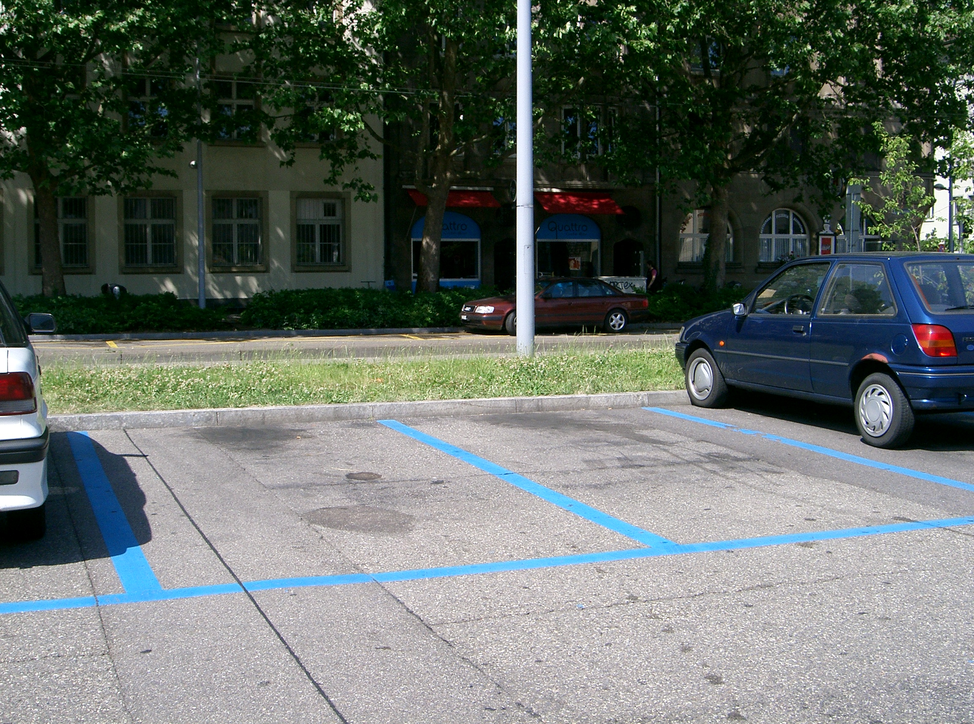
//> input picture 1.png, 974 x 724 px, shrunk from 2304 x 1712 before the run
$ ./orbalgo 1.png 2.png   (built with g++ and OpenCV 4)
//> lines starting //> are read from the running program, lines starting //| are printed output that depends on the picture
#include <iostream>
#include <opencv2/core/core.hpp>
#include <opencv2/features2d/features2d.hpp>
#include <opencv2/highgui/highgui.hpp>

using namespace std;
using namespace cv;

int main ( int argc, char** argv )
{
    if ( argc != 3 )
    {
        cout<<"usage: feature_extraction img1 img2"<<endl;
        return 1;
    }

    Mat img_1 = imread ( argv[1], CV_LOAD_IMAGE_COLOR );
//> img_1 is the input picture: 724 rows x 974 cols, CV_8UC3; mean B, G, R 103.4, 109, 100.7
    Mat img_2 = imread ( argv[2], CV_LOAD_IMAGE_COLOR );
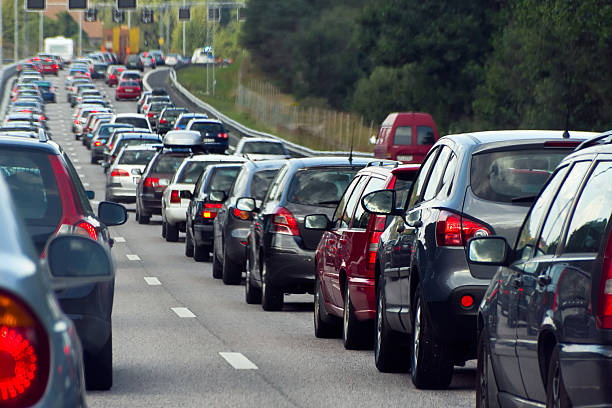
//> input picture 2.png, 612 x 408 px
//> img_2 is the input picture: 408 rows x 612 cols, CV_8UC3; mean B, G, R 95.7, 92.1, 92.4


    std::vector<KeyPoint> keypoints_1, keypoints_2;
    Mat descriptors_1, descriptors_2;
    Ptr<FeatureDetector> detector = ORB::create();
    Ptr<DescriptorExtractor> descriptor = ORB::create();

    Ptr<DescriptorMatcher> matcher  = DescriptorMatcher::create ( "BruteForce-Hamming" );


    detector->detect ( img_1,keypoints_1 );
//> keypoints_1 = 500 keypoints; strongest (x, y, size): (937, 176, 31), (461, 116, 31), (940, 137, 31), (935, 140, 31)
    detector->detect ( img_2,keypoints_2 );
//> keypoints_2 = 500 keypoints; strongest (x, y, size): (141, 171, 31), (418, 165, 31), (342, 264, 31), (146, 127, 37.2)

    descriptor->compute ( img_1, keypoints_1, descriptors_1 );
    descriptor->compute ( img_2, keypoints_2, descriptors_2 );

    Mat outimg1;
    drawKeypoints( img_1, keypoints_1, outimg1, Scalar::all(-1), DrawMatchesFlags::DEFAULT );
    imshow("ORB Feature points",outimg1);

    vector<DMatch> matches;
    //BFMatcher matcher ( NORM_HAMMING );
    matcher->match ( descriptors_1, descriptors_2, matches );
//> matches = 500 matches


    double min_dist=10000, max_dist=0;

    for ( int i = 0; i < descriptors_1.rows; i++ )
    {
        double dist = matches[i].distance;
        if ( dist < min_dist ) min_dist = dist;
        if ( dist > max_dist ) max_dist = dist;
    }
//> this loop made 500 passes
//> (dist, min_dist, max_dist) on pass 1: (87, 87, 87)
//> (dist, min_dist) on passes 2, 3, 5, 9, 10, 23: (77, 77), (74, 74), (72, 72), (65, 65), (58, 58), (48, 48)
//> after the loop, min_dist = 40; max_dist = 91

    printf ( "-- Max dist : %f \n", max_dist );
//| -- Max dist : 91.000000
    printf ( "-- Min dist : %f \n", min_dist );
//| -- Min dist : 40.000000

    std::vector< DMatch > good_matches;
    for ( int i = 0; i < descriptors_1.rows; i++ )
    {
        if ( matches[i].distance <= max ( 2*min_dist, 30.0 ) )
        {
            good_matches.push_back ( matches[i] );
        }
    }
//> after the loop, good_matches = 450 matches


    Mat img_match;
    Mat img_goodmatch;
    drawMatches ( img_1, keypoints_1, img_2, keypoints_2, matches, img_match );
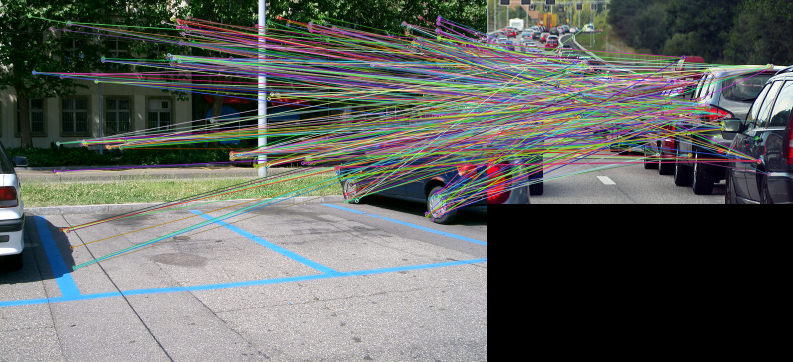
//> img_match: 724 rows x 1586 cols, CV_8UC3 (shown at 1/2 size); mean B, G, R 94.4, 97.8, 94.4
    drawMatches ( img_1, keypoints_1, img_2, keypoints_2, good_matches, img_goodmatch );
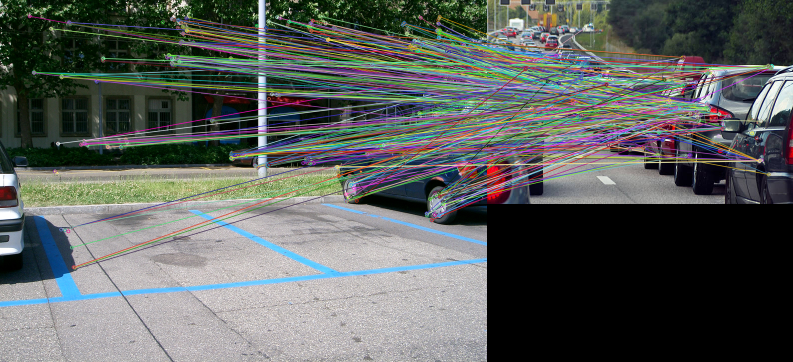
//> img_goodmatch: 724 rows x 1586 cols, CV_8UC3 (shown at 1/2 size); mean B, G, R 93.2, 95.9, 91.9
    imshow( "All match", img_match );
    imshow( "Optimized match", img_goodmatch );
    waitKey(0);

    return 0;
}
